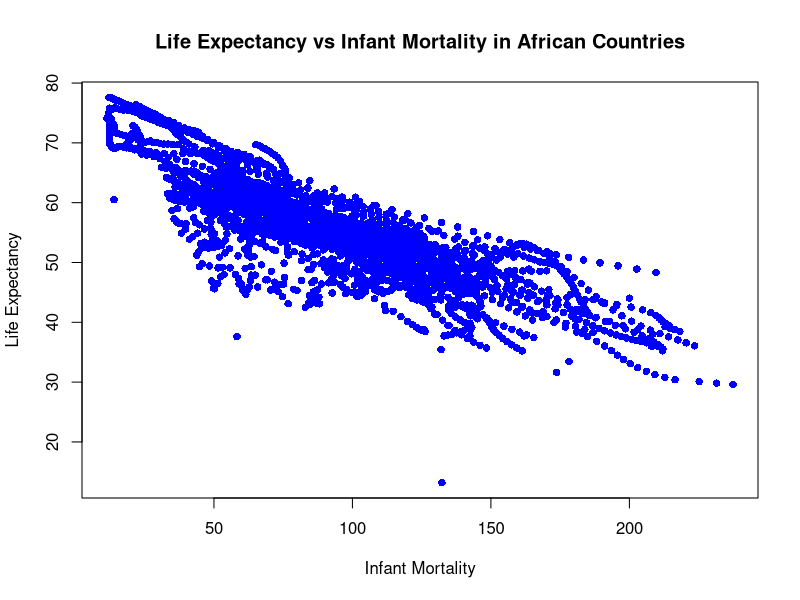
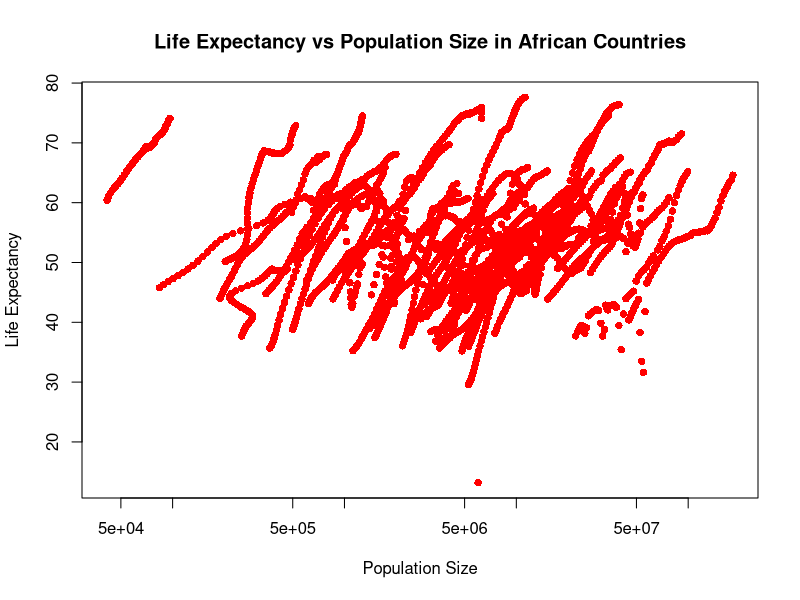
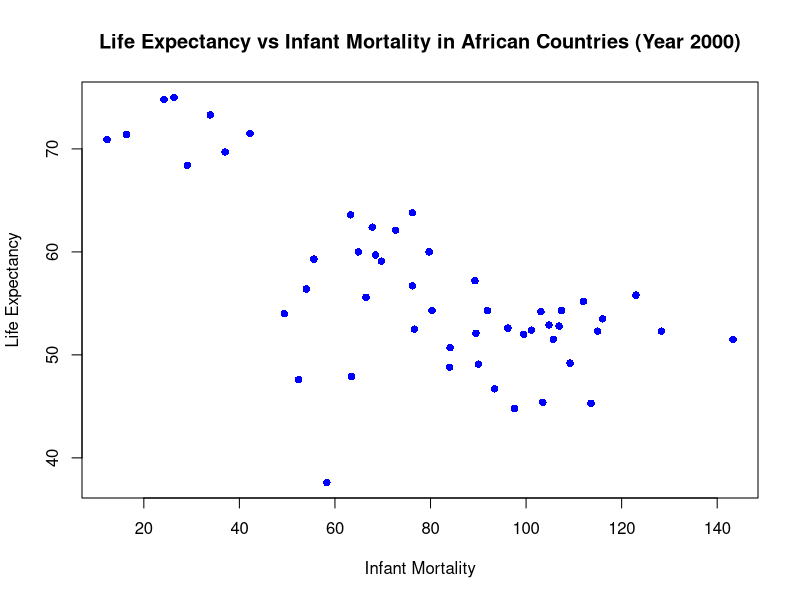
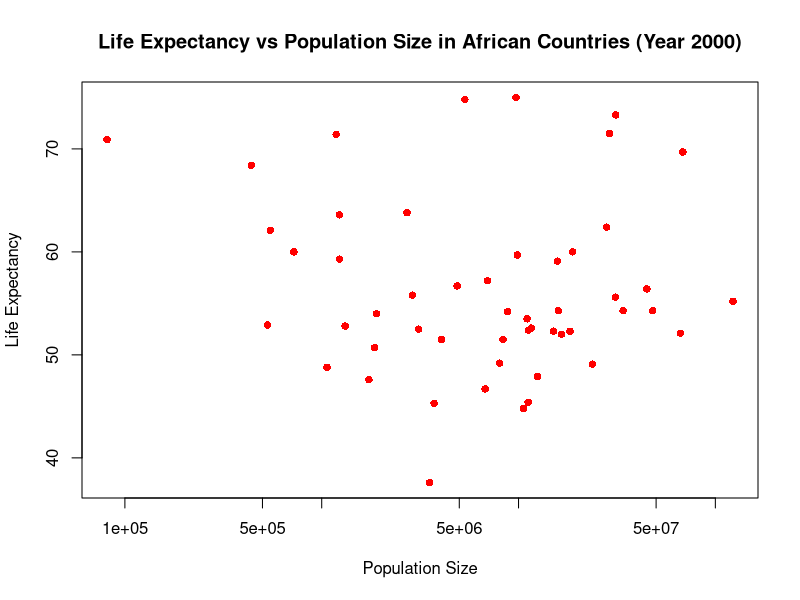

Write the R code that produced these figures, in order.
## ---- chunk 1
## Installing the dslabs Package from a Local File

# Download the appropriate Zip file for the 'dslabs' package.
# The exact file you need depends on your version of R.
# In this example, the file 'dslabs_0.8.0.zip' is used, suitable for the 'r-release' version of R.
# 'repos = NULL' tells R that the package is being installed from a local file rather than a repository.
# 'type = "win.binary"' specifies that the package is a Windows binary file.

# install.packages("C:/Users/Joaquin/School/DA - 6833 (Summer 2024)/Joaquin_Ramriez_Portfolio_II/coding-exercise/dslabs_0.8.0.zip", 
#                 repos = NULL, 
#                 type = "win.binary")
## ---- chunk 2
library(tidyverse)  # Loads tidyverse packages, including dplyr.
library(dslabs)     # Loads the dslabs.

## ---- chunk 3
# This function helps access the documentation for the gapminder dataset and provides detailed information about the dataset structure, variables, and source.
help(gapminder)

# The summary() function provides statistical summary of the dataset.Which includes minimum, first quartile, median, mean, third quartile, and maximum values for each variable.
summary(gapminder)

# The class() function is used to determine the type of object that gapminder is.
class(gapminder)

## ---- chunk 4
data("gapminder")  # Load the gapminder dataset from the dslabs package.

africadata <- gapminder %>%  # Filter the dataset to include only African countries.
  filter(continent == "Africa")  # The filter() function is used to specifically focus on the African Country.


str(africadata)  # Check the structure of the 'africadata'.


summary(africadata)  # Get summary statistics for the 'africadata'.
## ---- chunk 5

africa_infant_life <- africadata %>%  # Created a new object with only infant_mortality and life_expectancy variables.
  select(infant_mortality, life_expectancy)  # Select only the 'infant_mortality' and 'life_expectancy' columns.

str(africa_infant_life)  # Check the structure of the new 'africa_infant_life'.

summary(africa_infant_life)  # Get summary statistics for the 'africa_infant_life'.
## ---- chunk 6

africa_population_life <- africadata %>%  # Created another new object with only population and life_expectancy variables.
  select(population, life_expectancy)  # Select only the 'population' and 'life_expectancy' columns.

str(africa_population_life)  # Check the structure of the 'africa_population_life'.

summary(africa_population_life)  # Get summary statistics for the 'africa_population_life'.
## ---- chunk 7

# Plotting life expectancy against infant mortality.
plot(africa_infant_life$infant_mortality, africa_infant_life$life_expectancy,
     xlab = "Infant Mortality", ylab = "Life Expectancy",
     main = "Life Expectancy vs Infant Mortality in African Countries",
     pch = 16, col = "blue")


# Plotting life expectancy against population size (log scale x-axis).
plot(africa_population_life$population, africa_population_life$life_expectancy,
     xlab = "Population Size", ylab = "Life Expectancy",
     main = "Life Expectancy vs Population Size in African Countries",
     pch = 16, col ="red",
     log = "x")  # Setting x-axis to log scale.



## ---- chunk 8
# Check for missing values (NA) in the 'infant_mortality' variable in africadata.
missing_infant_mortality <- table(is.na(africadata$infant_mortality))
missing_infant_mortality
## ---- chunk 9
# Identify years with missing data for infant mortality.
years_with_missing <- unique(africadata$year[is.na(africadata$infant_mortality)])
years_with_missing

# Selecting year 2000
year_selected <- 2000

# Filter dataset to include only data for the year 2000.
africadata_2000 <- africadata %>% 
  filter(year == year_selected)

# Display the structure of the new object to verify it contains 51 observations and 9 variables.
str(africadata_2000)

# Get a statistical summary of the new object.
summary(africadata_2000)
## ---- chunk 10

# Plotting life expectancy against infant mortality for year 2000.
plot(africadata_2000$infant_mortality, africadata_2000$life_expectancy,
     xlab = "Infant Mortality", ylab = "Life Expectancy",
     main = "Life Expectancy vs Infant Mortality in African Countries (Year 2000)",
     pch = 16, col = "blue")



# Plotting life expectancy against population size (log scale x-axis) for year 2000.
plot(africadata_2000$population, africadata_2000$life_expectancy,
     xlab = "Population Size", ylab = "Life Expectancy",
     main = "Life Expectancy vs Population Size in African Countries (Year 2000)",
     pch = 16, col = "red",
     log = "x")  # Setting x-axis to log scale.

# Applying linear regression model to explore relationships.
model_infant_life <- lm(life_expectancy ~ infant_mortality, data = africadata_2000)
model_pop_life <- lm(life_expectancy ~ population, data = africadata_2000)

# Summarize the linear regression models.
summary(model_infant_life)
summary(model_pop_life)
